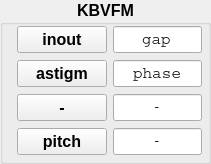
         <widget class="QGroupBox" name="groupBox_KBVFM">
          <property name="font">
           <font>
            <pointsize>12</pointsize>
            <weight>75</weight>
            <bold>true</bold>
            <kerning>true</kerning>
           </font>
          </property>
          <property name="title">
           <string>KBVFM</string>
          </property>
          <property name="alignment">
           <set>Qt::AlignHCenter|Qt::AlignTop</set>
          </property>
          <widget class="QLineEdit" name="lineEdit_KBV_Y">
           <property name="geometry">
            <rect>
             <x>113</x>
             <y>26</y>
             <width>89</width>
             <height>27</height>
            </rect>
           </property>
           <property name="sizePolicy">
            <sizepolicy hsizetype="Fixed" vsizetype="Fixed">
             <horstretch>0</horstretch>
             <verstretch>0</verstretch>
            </sizepolicy>
           </property>
           <property name="font">
            <font>
             <family>Courier</family>
             <pointsize>12</pointsize>
             <weight>50</weight>
             <bold>false</bold>
            </font>
           </property>
           <property name="statusTip">
            <string>optic 1</string>
           </property>
           <property name="whatsThis">
            <string>first optic title</string>
           </property>
           <property name="text">
            <string>gap</string>
           </property>
           <property name="alignment">
            <set>Qt::AlignCenter</set>
           </property>
          </widget>
          <widget class="QPushButton" name="pushButton_KBV_Y">
           <property name="geometry">
            <rect>
             <x>17</x>
             <y>26</y>
             <width>90</width>
             <height>27</height>
            </rect>
           </property>
           <property name="sizePolicy">
            <sizepolicy hsizetype="Fixed" vsizetype="Fixed">
             <horstretch>0</horstretch>
             <verstretch>0</verstretch>
            </sizepolicy>
           </property>
           <property name="font">
            <font>
             <weight>75</weight>
             <bold>true</bold>
            </font>
           </property>
           <property name="text">
            <string>inout</string>
           </property>
          </widget>
          <widget class="QLineEdit" name="lineEdit_KBV_Z">
           <property name="geometry">
            <rect>
             <x>113</x>
             <y>60</y>
             <width>89</width>
             <height>27</height>
            </rect>
           </property>
           <property name="sizePolicy">
            <sizepolicy hsizetype="Fixed" vsizetype="Fixed">
             <horstretch>0</horstretch>
             <verstretch>0</verstretch>
            </sizepolicy>
           </property>
           <property name="font">
            <font>
             <family>Courier</family>
             <pointsize>12</pointsize>
             <weight>50</weight>
             <bold>false</bold>
            </font>
           </property>
           <property name="statusTip">
            <string>optic 1</string>
           </property>
           <property name="whatsThis">
            <string>first optic title</string>
           </property>
           <property name="text">
            <string>phase</string>
           </property>
           <property name="alignment">
            <set>Qt::AlignCenter</set>
           </property>
          </widget>
          <widget class="QLineEdit" name="lineEdit_M3_Rz_4">
           <property name="enabled">
            <bool>true</bool>
           </property>
           <property name="geometry">
            <rect>
             <x>113</x>
             <y>94</y>
             <width>89</width>
             <height>27</height>
            </rect>
           </property>
           <property name="sizePolicy">
            <sizepolicy hsizetype="Fixed" vsizetype="Fixed">
             <horstretch>0</horstretch>
             <verstretch>0</verstretch>
            </sizepolicy>
           </property>
           <property name="font">
            <font>
             <family>Courier</family>
             <pointsize>12</pointsize>
             <weight>50</weight>
             <bold>false</bold>
            </font>
           </property>
           <property name="statusTip">
            <string>optic 1</string>
           </property>
           <property name="whatsThis">
            <string>first optic title</string>
           </property>
           <property name="text">
            <string>-</string>
           </property>
           <property name="frame">
            <bool>true</bool>
           </property>
           <property name="alignment">
            <set>Qt::AlignCenter</set>
           </property>
           <property name="clearButtonEnabled">
            <bool>false</bool>
           </property>
          </widget>
          <widget class="QPushButton" name="pushButton_KBV_Z">
           <property name="geometry">
            <rect>
             <x>17</x>
             <y>60</y>
             <width>90</width>
             <height>27</height>
            </rect>
           </property>
           <property name="sizePolicy">
            <sizepolicy hsizetype="Fixed" vsizetype="Fixed">
             <horstretch>0</horstretch>
             <verstretch>0</verstretch>
            </sizepolicy>
           </property>
           <property name="font">
            <font>
             <weight>75</weight>
             <bold>true</bold>
            </font>
           </property>
           <property name="text">
            <string>astigm</string>
           </property>
          </widget>
          <widget class="QPushButton" name="pushButton_M3_Rz_4">
           <property name="geometry">
            <rect>
             <x>17</x>
             <y>94</y>
             <width>90</width>
             <height>27</height>
            </rect>
           </property>
           <property name="sizePolicy">
            <sizepolicy hsizetype="Fixed" vsizetype="Fixed">
             <horstretch>0</horstretch>
             <verstretch>0</verstretch>
            </sizepolicy>
           </property>
           <property name="font">
            <font>
             <weight>75</weight>
             <bold>true</bold>
            </font>
           </property>
           <property name="text">
            <string>-</string>
           </property>
          </widget>
          <widget class="QPushButton" name="pushButton_KBV_Rx">
           <property name="geometry">
            <rect>
             <x>17</x>
             <y>128</y>
             <width>90</width>
             <height>27</height>
            </rect>
           </property>
           <property name="sizePolicy">
            <sizepolicy hsizetype="Fixed" vsizetype="Fixed">
             <horstretch>0</horstretch>
             <verstretch>0</verstretch>
            </sizepolicy>
           </property>
           <property name="font">
            <font>
             <weight>75</weight>
             <bold>true</bold>
            </font>
           </property>
           <property name="text">
            <string>pitch</string>
           </property>
          </widget>
          <widget class="QLineEdit" name="lineEdit_KBV_Rx">
           <property name="enabled">
            <bool>true</bool>
           </property>
           <property name="geometry">
            <rect>
             <x>113</x>
             <y>128</y>
             <width>89</width>
             <height>27</height>
            </rect>
           </property>
           <property name="sizePolicy">
            <sizepolicy hsizetype="Fixed" vsizetype="Fixed">
             <horstretch>0</horstretch>
             <verstretch>0</verstretch>
            </sizepolicy>
           </property>
           <property name="font">
            <font>
             <family>Courier</family>
             <pointsize>12</pointsize>
             <weight>50</weight>
             <bold>false</bold>
            </font>
           </property>
           <property name="statusTip">
            <string>optic 1</string>
           </property>
           <property name="whatsThis">
            <string>first optic title</string>
           </property>
           <property name="text">
            <string>-</string>
           </property>
           <property name="frame">
            <bool>true</bool>
           </property>
           <property name="alignment">
            <set>Qt::AlignCenter</set>
           </property>
          </widget>
         </widget>
